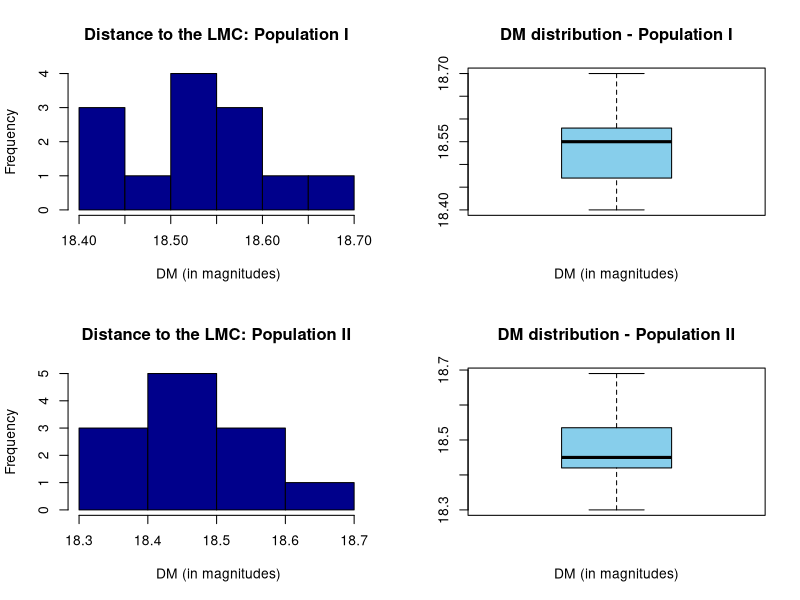

This figure's R source:
set.seed(42)

dados <- read.csv(file="dados1.csv", sep = ";", dec = ",", header=TRUE)

pop1 = subset(dados, população == "Population I")
pop2 = subset(dados, população == "Population II")

dist1 = pop1[,1]
dist2 = pop2[,1]

print(paste0("Média 1 = " , round(mean(dist1),2)))
print(paste0("Mediana 1 = " , round(median(dist1),2)))
print(paste0("Desv. Padrão 1 = " , sd(dist1)))

sig_G_1 = 0.7413*(quantile(dist1,0.75,names = FALSE) - quantile(dist1,0.25,names = FALSE))

print(paste0("sig_G_1 = ", sig_G_1))

cat("\n")

print(paste0("Média 2 = " , round(mean(dist2),2)))
print(paste0("Mediana 2 = " , round(median(dist2),2)))
print(paste0("Desv. Padrão 2 = " , sd(dist2)))

sig_G_2 = 0.7413*(quantile(dist2,0.75,names = FALSE) - quantile(dist1,0.25,names = FALSE))

print(paste0("sig_G_2 = ", sig_G_2))


par(mfrow=c(2,2))

hist(dist1,main="Distance to the LMC: Population I",xlab=' DM (in magnitudes)',col='darkblue')

boxplot(dist1,col="Sky Blue",main='DM distribution - Population I',xlab='DM (in magnitudes)')

hist(dist2,main="Distance to the LMC: Population II",xlab=' DM (in magnitudes)',col='darkblue')

boxplot(dist2,col="Sky Blue",main='DM distribution - Population II',xlab='DM (in magnitudes)')